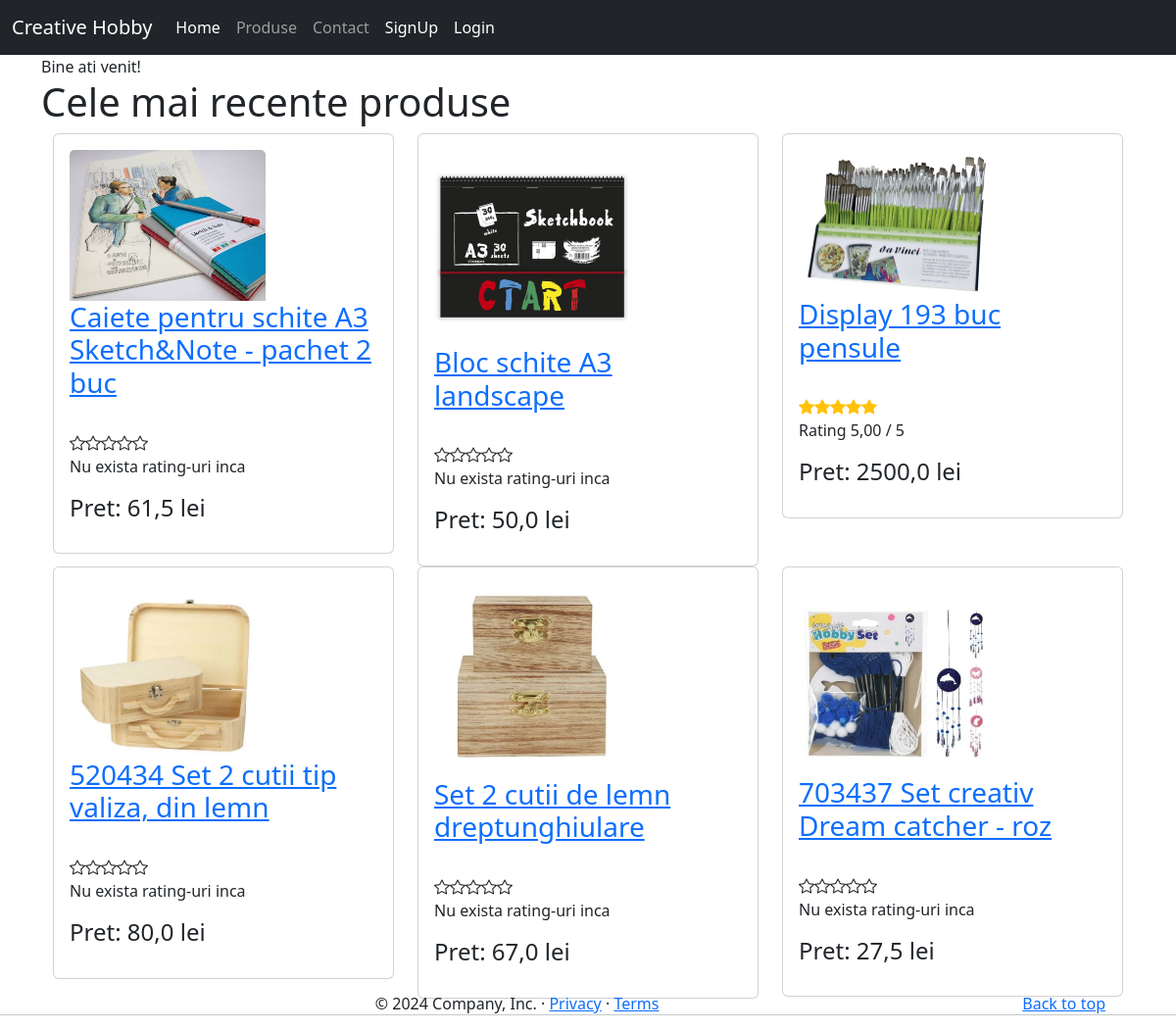
The app's page /, older data.
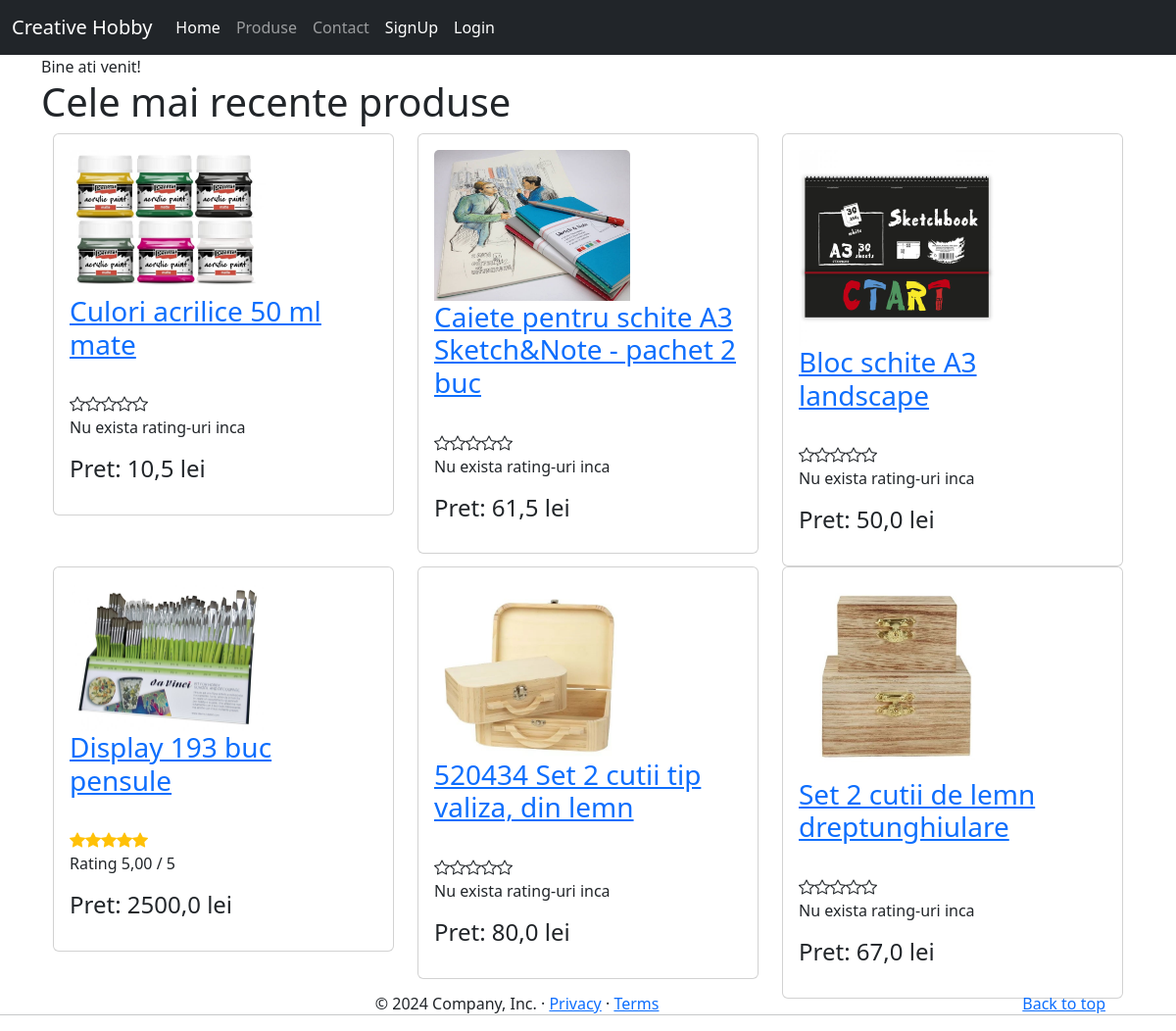
The same page, newer data.
### app/models.py (models this page shows, shortened)
class Produs(models.Model):
    producator = models.ForeignKey(Producator, null=True, blank = True, on_delete=models.CASCADE)
    titlu = models.CharField(max_length=50) #unique=True - daca vrem sa nu avem dubluri la nume
    pret = models.FloatField(db_index = True)
    stoc = models.IntegerField(default=0)
    descriere = models.CharField(max_length=1024, null=True, blank=True, help_text="Introduceti o descriere" )
    imagine = models.FileField(null=True, blank=True)
    created = models.DateTimeField(auto_now_add=True)
    updated = models.DateTimeField(auto_now=True)
    def __str__(self):
        return f"{self.titlu}"
    class Meta:
        verbose_name_plural = "Produs"
    @property
    def rating(self):
        rating = 0
        recenzii = self.recenzie_set.all()
        for recenzie in recenzii:
            rating += recenzie.rating
        try:
            return rating // len(recenzii)
        except ZeroDivisionError:
            return 0

class Recenzie(models.Model):
    produs = models.ForeignKey(Produs, on_delete=models.CASCADE)
    rating = models.IntegerField(default=1)
    titlu = models.CharField(max_length=20)
    descriere = models.CharField(max_length=100)
    class Meta:
        verbose_name_plural = "Recenzie"

### app/views.py (the view)
# urls.py: path("", views.salut, name="home"),
def salut(request):
    produse = Produs.objects.all().select_related("producator").prefetch_related("recenzie_set").order_by("-created")[:6]
    return render(request, "index.html", {"produse": produse})
    return HttpResponse("Salut")

### app/templatetags/my_filters.py (called while the page is built)
@register.filter(name="starrating")
def starrating(value):
    return_value = ""
    for i in range(5):
        classes = " bi "
        if value > i:
            if value < i+1:
                classes += " bi-star-half "
            else:
                classes += " bi-star-fill "
            classes += " text-warning "
        else:
            classes += "bi-star"
        return_value += f'<i class="{classes}"></i>'
    return mark_safe(return_value)

### app/templates/index.html
{% extends "base.html" %}
{% block body %}
Bine ati venit!
<h1>Cele mai recente produse</h1>
{% include "lista_produse.html" %}
{% endblock body %}

### app/templates/lista_produse.html (shortened to what this page needs)
{% load my_filters %}
<div class="container">
    <div class="row">
      {% for produs in produse %}
        <div class="col-md-4">
          <div class="card">
            <div class="card-body">
              <h3 class="card-title">
                <img style='width:200px; height:auto; ' src="{%if produs.imagine %}{{ produs.imagine.url }}{% endif %}" class="card-img-top"></br>
                <a href="{% url 'pagina-produs' produs.id %}" target="_blank">{{ produs }} </a>
            </h3>
            <br>
            {{ produs.rating|starrating }}
            {% if produs.rating > 0 %}
            <p class="card-text">Rating {{ produs.rating|floatformat:2 }} / 5</p>
            {% else %}
            <p class="card-text">Nu exista rating-uri inca</p>
            {% endif %}
            <p class="card-text"> <h4> Pret: {{ produs.pret }} lei</h4> </p>
          </div>
        </div>
      </div>
      {% if forloop.counter|divisibleby:3 %}
      </div>
      <div class="row">
      {% endif %}
    {% endfor %}
  </div>
</div>

Row changes from the older to the newer data that the page shows:
no longer on this page (row unchanged): Produs: imagine (picture), titlu "703437 Set creativ Dream catcher - roz", shows "Nu exista rating-uri inca", pret "27,5"
added Produs: imagine (picture), titlu "Culori acrilice 50 ml mate", shows "Nu exista rating-uri inca", pret "10,5"
